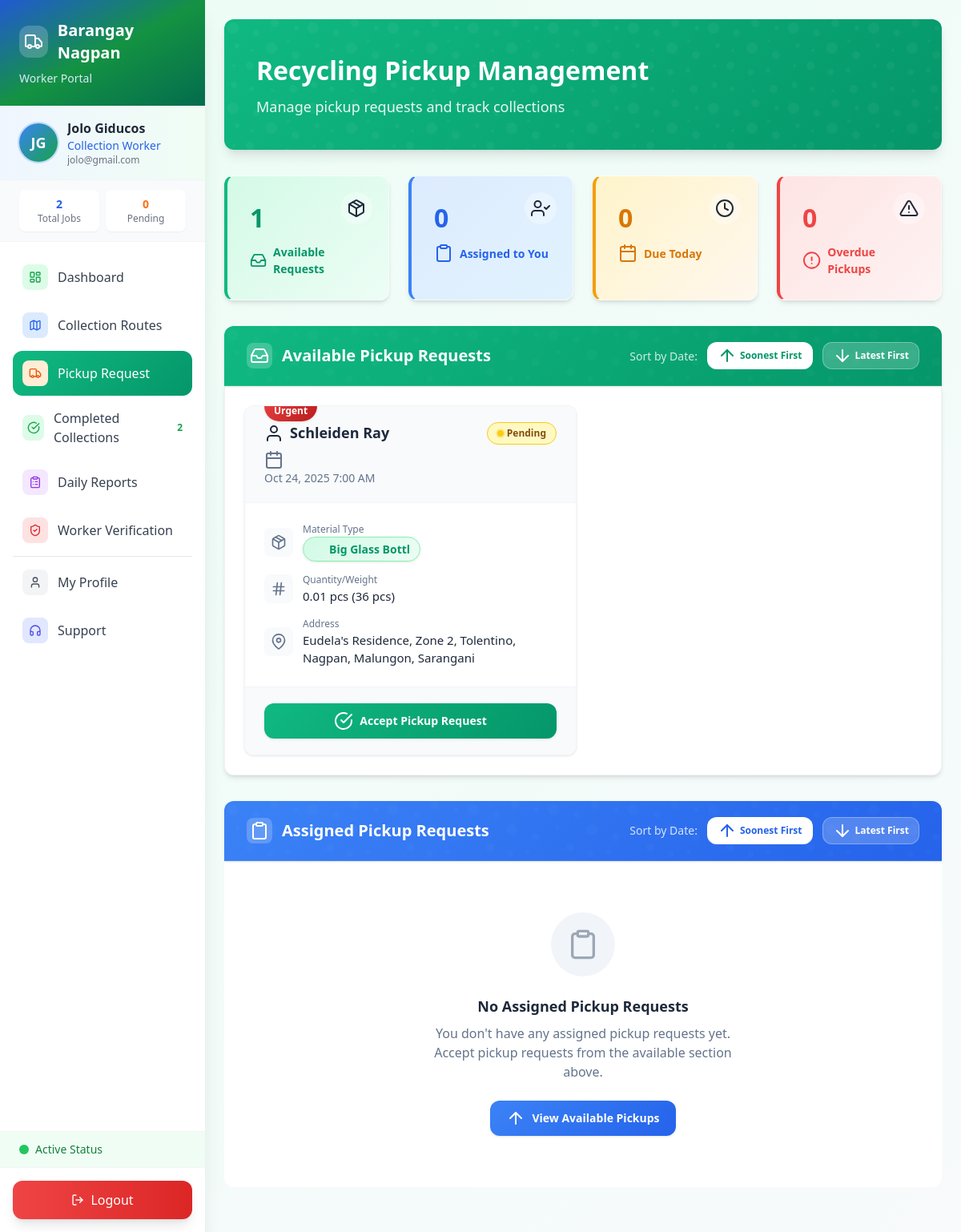
/worker/worker_assigned_pickups.php (signed in), run on the app's committed database.
### tables this page shows
CREATE TABLE `system_settings` (
  `setting_id` int(11) NOT NULL,
  `setting_key` varchar(100) NOT NULL,
  `setting_value` text DEFAULT NULL,
  `created_at` timestamp NOT NULL DEFAULT current_timestamp(),
  `updated_at` timestamp NOT NULL DEFAULT current_timestamp() ON UPDATE current_timestamp()
);

CREATE TABLE `users` (
  `user_id` int(11) NOT NULL,
  `first_name` varchar(15) NOT NULL,
  `last_name` varchar(15) NOT NULL,
  `email` varchar(30) NOT NULL,
  `phone` varchar(13) NOT NULL,
  `address` text NOT NULL,
  `password` varchar(255) NOT NULL,
  `profile_photo` varchar(255) DEFAULT NULL,
  `role` enum('admin','worker','resident') NOT NULL DEFAULT 'resident',
  `purok_id` int(11) DEFAULT NULL,
  `created_at` timestamp NOT NULL DEFAULT current_timestamp(),
  `latitude` decimal(10,7) DEFAULT NULL,
  `longitude` decimal(10,7) DEFAULT NULL
);

CREATE TABLE `pickuprequests` (
  `request_id` int(11) NOT NULL,
  `resident_id` int(11) NOT NULL,
  `type_id` int(11) NOT NULL,
  `weight_kg` decimal(8,2) NOT NULL CHECK (`weight_kg` > 0),
  `preferred_date` datetime NOT NULL,
  `status` enum('Pending','Scheduled','In Progress','Completed') DEFAULT 'Pending',
  `assigned_worker_id` int(11) DEFAULT NULL,
  `created_at` timestamp NOT NULL DEFAULT current_timestamp(),
  `quantity_pcs` int(11) DEFAULT NULL CHECK (`quantity_pcs` > 0),
  `latitude` decimal(10,7) DEFAULT NULL,
  `longitude` decimal(10,7) DEFAULT NULL,
  `pickup_type` enum('Home','CollectionPoint') NOT NULL DEFAULT 'Home',
  `point_id` int(11) DEFAULT NULL,
  `actual_weight` decimal(8,2) DEFAULT NULL,
  `points_earned` int(11) DEFAULT NULL,
  `updated_at` timestamp NOT NULL DEFAULT current_timestamp() ON UPDATE current_timestamp()
);

CREATE TABLE `recyclabletypes` (
  `type_id` int(11) NOT NULL,
  `name` varchar(15) NOT NULL,
  `unit` enum('kg','pcs') NOT NULL DEFAULT 'kg',
  `points_per_kg` decimal(10,2) DEFAULT NULL,
  `points_per_unit` decimal(10,2) DEFAULT NULL,
  `image` varchar(255) DEFAULT NULL,
  `created_at` timestamp NOT NULL DEFAULT current_timestamp(),
  `updated_at` timestamp NOT NULL DEFAULT current_timestamp() ON UPDATE current_timestamp()
);

### worker/worker_assigned_pickups.php (the view, shortened to what the rows shown need)
<?php
require '../includes/sms_notifications.php';
$stmt = prepare_statement($conn, "
    SELECT pr.*, u.first_name, u.last_name, u.phone, u.address, rt.name as material_type, rt.points_per_kg, rt.points_per_unit, rt.unit
    FROM pickuprequests pr
    JOIN users u ON pr.resident_id = u.user_id
    JOIN recyclabletypes rt ON pr.type_id = rt.type_id
    WHERE pr.status = 'Pending' AND pr.assigned_worker_id IS NULL
    ORDER BY pr.preferred_date ASC
");
$stmt->execute();
$available_pickups = $stmt->get_result()->fetch_all(MYSQLI_ASSOC);
?>
<!DOCTYPE html>
<html lang="en">
<head>
    <link rel="stylesheet" href="assets/css/assigned_pickups.css">
</head>
<body>
    <?php include 'worker_sidebar.php'; ?>
    <div class="main-content">
        <div class="page-container">
            <div class="page-header">
                <h1 class="page-title">Recycling Pickup Management</h1>
            </div>
            <div class="section-container available-section">
                <?php if (empty($available_pickups)): ?>
                    <div class="empty-state">
                        <div class="empty-icon">
                            <i data-feather="inbox"></i>
                        </div>
                        <h3 class="empty-title">No Available Pickup Requests</h3>
                        <p class="empty-message">There are currently no new pickup requests available for you to accept. Check back later for new requests.</p>
                    </div>
                <?php else: ?>
                    <div class="section-body">
                        <div class="pickup-grid" id="availablePickupsGrid">
                            <?php foreach ($available_pickups as $index => $pickup): ?>
                                <div class="pickup-card" data-date="<?= strtotime($pickup['preferred_date']) ?>">
                                    <div class="pickup-header">
                                        <div class="pickup-info">
                                            <h3 class="resident-name">
                                                <i data-feather="user"></i>
                                                <?= htmlspecialchars($pickup['first_name'] . ' ' . $pickup['last_name']) ?>
                                            </h3>
                                            <div class="pickup-date">
                                                <i data-feather="calendar"></i>
                                                <?= date('M j, Y g:i A', strtotime($pickup['preferred_date'])) ?>
                                            </div>
                                        </div>
                                        <div class="pickup-status status-pending">
                                            <span class="status-indicator"></span>
                                            Pending
                                        </div>
                                    </div>
                                    <?php
                                    $pickup_date = strtotime($pickup['preferred_date']);
                                    $is_urgent = $pickup_date < time();
                                    if ($is_urgent): ?>
                                        <div class="pickup-priority" style="background: linear-gradient(135deg, #ef4444, #b91c1c);">
                                            Urgent
                                        </div>
                                    <?php endif; ?>
                                    <div class="pickup-body">
                                        <div class="pickup-detail">
                                            <div class="detail-icon">
                                                <i data-feather="package"></i>
                                            </div>
                                            <div class="detail-content">
                                                <div class="detail-label">Material Type</div>
                                                <div class="detail-value">
                                                    <span class="material-badge">
                                                        <i data-feather="recycle" style="width: 14px; height: 14px;"></i>
                                                        <?= htmlspecialchars($pickup['material_type']) ?>
                                                    </span>
                                                </div>
                                            </div>
                                        </div>
                                        <div class="pickup-detail">
                                            <div class="detail-icon">
                                                <i data-feather="hash"></i>
                                            </div>
                                            <div class="detail-content">
                                                <div class="detail-label">Quantity/Weight</div>
                                                <div class="detail-value">
                                                    <?= $pickup['weight_kg'] ?> <?= $pickup['unit'] ?>
                                                    <?php if ($pickup['quantity_pcs']): ?>
                                                        (<?= $pickup['quantity_pcs'] ?> pcs)
                                                    <?php endif; ?>
                                                </div>
                                            </div>
                                        </div>
                                        <div class="pickup-detail">
                                            <div class="detail-icon">
                                                <i data-feather="map-pin"></i>
                                            </div>
                                            <div class="detail-content">
                                                <div class="detail-label">Address</div>
                                                <div class="detail-value">
                                                    <?= htmlspecialchars($pickup['address']) ?>
                                                </div>
                                            </div>
                                        </div>
                                    </div>
                                    <div class="pickup-footer">
                                        <form method="POST" style="width: 100%;">
                                            <button type="submit" class="action-btn btn-primary" style="width: 100%;">
                                                <i data-feather="check-circle"></i>
                                                Accept Pickup Request
                                            </button>
                                        </form>
                                    </div>
                                </div>
                            <?php endforeach; ?>
                        </div>
                    </div>
                <?php endif; ?>
            </div>
        </div>
    </div>
</body>
</html></body>
</html>

### worker/worker_sidebar.php (shortened to what the rows shown need)
<?php
require_once '../config/database.php';
require_once '../includes/system_functions.php';
$user_id = $_SESSION['user_id'];
$stmt = prepare_statement($conn, "SELECT first_name, last_name, email, phone, profile_photo FROM users WHERE user_id = ?");
$stmt->bind_param("i", $user_id);
$stmt->execute();
$user_result = $stmt->get_result();
$user_data = $user_result->fetch_assoc();
$system_name = getSystemSetting($conn, 'barangay_name', 'BoteBank');
$system_logo = getSystemSetting($conn, 'barangay_logo', '');
$profile_display = getUserProfileDisplay($user_data);
?>
<!DOCTYPE html>
<html lang="en">
<head>
    <script src="https://cdn.tailwindcss.com"></script>
</head>
<body class="bg-gray-50 font-sans">
    <div class="fixed left-0 top-0 h-full w-64 bg-white shadow-xl flex flex-col z-50">
        <div class="bg-gradient-to-br from-blue-600 via-green-600 to-emerald-700 p-6 relative overflow-hidden">
            <div class="relative z-10">
                <div class="flex items-center space-x-3 mb-2">
                    <?php if ($system_logo && file_exists("../uploads/" . $system_logo)): ?>
                        <img src="../uploads/<?php echo htmlspecialchars($system_logo); ?>"
                             alt="System Logo"
                             class="w-10 h-10 rounded-xl object-cover bg-white bg-opacity-20 p-1">
                    <?php else: ?>
                        <div class="w-10 h-10 bg-white bg-opacity-20 rounded-xl flex items-center justify-center">
                            <i data-lucide="truck" class="w-6 h-6 text-white"></i>
                        </div>
                    <?php endif; ?>
                    <h1 class="text-xl font-bold text-white"><?php echo htmlspecialchars($system_name); ?></h1>
                </div>
            </div>
        </div>
        <div class="px-6 py-4 border-b border-gray-100 bg-gradient-to-r from-blue-50 to-green-50">
            <div class="flex items-center space-x-3">
                <?php if ($profile_display['type'] === 'photo'): ?>
                    <img src="../uploads/profiles/thumbs/<?php echo htmlspecialchars($profile_display['value']); ?>"
                         alt="Profile Photo"
                         class="w-12 h-12 rounded-full object-cover ring-2 ring-blue-200">
                <?php else: ?>
                    <div class="w-12 h-12 bg-gradient-to-br from-blue-500 to-green-600 rounded-full flex items-center justify-center ring-2 ring-blue-200">
                        <span class="text-white font-bold text-lg">
                            <?php echo htmlspecialchars($profile_display['value']); ?>
                        </span>
                    </div>
                <?php endif; ?>
                <div class="flex-1 min-w-0">
                    <p class="font-semibold text-gray-800 truncate">
                        <?php echo htmlspecialchars($user_data['first_name'] . ' ' . $user_data['last_name']); ?>
                    </p>
                    <p class="text-sm text-blue-600 font-medium">Collection Worker</p>
                    <p class="text-xs text-gray-500 truncate"><?php echo htmlspecialchars($user_data['email']); ?></p>
                </div>
            </div>
        </div>
    </div>
</body>
</html>

### data on the page
system_settings: setting_value "Barangay Nagpan"
users: first_name+last_name "JG", first_name+last_name "Jolo Giducos", email "jolo@gmail.com"
pickuprequests: resident.last_name "Schleiden Ray", preferred_date "Oct 24, 2025 7:00 AM", shows "Urgent", type.name "Big Glass Bottl", weight_kg "0.01", type.unit "pcs", quantity_pcs "36", resident.address "Eudela's Residence, Zone 2, Tolentino, Nagpan, Malungon, Sarangani"

### other printed values
$stats['assigned_pickups'] "2"
$stats['pending_pickups'] "0"
$stats['completed_pickups'] "2"
$total_available "1"
$total_assigned "0"
$today_count "0"
